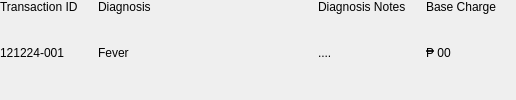
              <widget class="QWidget" name="TransactionInfos" native="true">
               <property name="sizePolicy">
                <sizepolicy hsizetype="Preferred" vsizetype="Maximum">
                 <horstretch>0</horstretch>
                 <verstretch>0</verstretch>
                </sizepolicy>
               </property>
               <property name="styleSheet">
                <string notr="true">#chck_ID, #Diagnosis, #DiagnosisNotes, #DoctorCharge {
	font-weight: normal;
}</string>
               </property>
               <layout class="QHBoxLayout" name="horizontalLayout_3">
                <property name="spacing">
                 <number>20</number>
                </property>
                <property name="leftMargin">
                 <number>0</number>
                </property>
                <property name="topMargin">
                 <number>0</number>
                </property>
                <property name="rightMargin">
                 <number>20</number>
                </property>
                <property name="bottomMargin">
                 <number>10</number>
                </property>
                <item alignment="Qt::AlignLeft">
                 <widget class="QWidget" name="widget_2" native="true">
                  <layout class="QVBoxLayout" name="verticalLayout_7">
                   <property name="spacing">
                    <number>1</number>
                   </property>
                   <property name="leftMargin">
                    <number>0</number>
                   </property>
                   <property name="topMargin">
                    <number>0</number>
                   </property>
                   <property name="rightMargin">
                    <number>0</number>
                   </property>
                   <property name="bottomMargin">
                    <number>0</number>
                   </property>
                   <item>
                    <widget class="QLabel" name="label_2">
                     <property name="sizePolicy">
                      <sizepolicy hsizetype="Preferred" vsizetype="Maximum">
                       <horstretch>0</horstretch>
                       <verstretch>0</verstretch>
                      </sizepolicy>
                     </property>
                     <property name="text">
                      <string>Transaction ID</string>
                     </property>
                    </widget>
                   </item>
                   <item>
                    <widget class="QLabel" name="chck_ID">
                     <property name="text">
                      <string>121224-001</string>
                     </property>
                    </widget>
                   </item>
                  </layout>
                 </widget>
                </item>
                <item alignment="Qt::AlignLeft">
                 <widget class="QWidget" name="widget_3" native="true">
                  <property name="sizePolicy">
                   <sizepolicy hsizetype="Expanding" vsizetype="Preferred">
                    <horstretch>0</horstretch>
                    <verstretch>0</verstretch>
                   </sizepolicy>
                  </property>
                  <property name="minimumSize">
                   <size>
                    <width>200</width>
                    <height>0</height>
                   </size>
                  </property>
                  <layout class="QVBoxLayout" name="verticalLayout_8">
                   <property name="spacing">
                    <number>1</number>
                   </property>
                   <property name="leftMargin">
                    <number>0</number>
                   </property>
                   <property name="topMargin">
                    <number>0</number>
                   </property>
                   <property name="rightMargin">
                    <number>0</number>
                   </property>
                   <property name="bottomMargin">
                    <number>0</number>
                   </property>
                   <item>
                    <widget class="QLabel" name="label_4">
                     <property name="sizePolicy">
                      <sizepolicy hsizetype="Preferred" vsizetype="Maximum">
                       <horstretch>0</horstretch>
                       <verstretch>0</verstretch>
                      </sizepolicy>
                     </property>
                     <property name="text">
                      <string>Diagnosis</string>
                     </property>
                    </widget>
                   </item>
                   <item>
                    <widget class="QLabel" name="Diagnosis">
                     <property name="text">
                      <string>Fever</string>
                     </property>
                    </widget>
                   </item>
                  </layout>
                 </widget>
                </item>
                <item>
                 <widget class="QWidget" name="widget_4" native="true">
                  <property name="sizePolicy">
                   <sizepolicy hsizetype="Expanding" vsizetype="Preferred">
                    <horstretch>0</horstretch>
                    <verstretch>0</verstretch>
                   </sizepolicy>
                  </property>
                  <layout class="QVBoxLayout" name="verticalLayout_9">
                   <property name="spacing">
                    <number>1</number>
                   </property>
                   <property name="leftMargin">
                    <number>0</number>
                   </property>
                   <property name="topMargin">
                    <number>0</number>
                   </property>
                   <property name="rightMargin">
                    <number>0</number>
                   </property>
                   <property name="bottomMargin">
                    <number>0</number>
                   </property>
                   <item>
                    <widget class="QLabel" name="label_6">
                     <property name="sizePolicy">
                      <sizepolicy hsizetype="Preferred" vsizetype="Maximum">
                       <horstretch>0</horstretch>
                       <verstretch>0</verstretch>
                      </sizepolicy>
                     </property>
                     <property name="text">
                      <string>Diagnosis Notes</string>
                     </property>
                    </widget>
                   </item>
                   <item>
                    <widget class="QLabel" name="DiagnosisNotes">
                     <property name="text">
                      <string>....</string>
                     </property>
                    </widget>
                   </item>
                  </layout>
                 </widget>
                </item>
                <item>
                 <widget class="QWidget" name="widget_5" native="true">
                  <layout class="QVBoxLayout" name="verticalLayout_10">
                   <property name="spacing">
                    <number>1</number>
                   </property>
                   <property name="leftMargin">
                    <number>0</number>
                   </property>
                   <property name="topMargin">
                    <number>0</number>
                   </property>
                   <property name="rightMargin">
                    <number>0</number>
                   </property>
                   <property name="bottomMargin">
                    <number>0</number>
                   </property>
                   <item>
                    <widget class="QLabel" name="label_8">
                     <property name="sizePolicy">
                      <sizepolicy hsizetype="Preferred" vsizetype="Maximum">
                       <horstretch>0</horstretch>
                       <verstretch>0</verstretch>
                      </sizepolicy>
                     </property>
                     <property name="text">
                      <string>Base Charge</string>
                     </property>
                    </widget>
                   </item>
                   <item>
                    <widget class="QLabel" name="DoctorCharge">
                     <property name="text">
                      <string>₱ 00</string>
                     </property>
                    </widget>
                   </item>
                  </layout>
                 </widget>
                </item>
               </layout>
              </widget>
